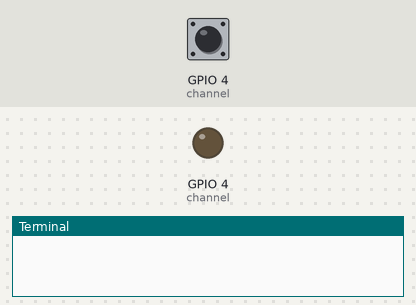
Recording of a program running on a simulated Raspberry Pi (BCM pin numbers). On the bench: output pins drawn as LEDs (lit = HIGH), the last lines printed to the terminal. Inputs (shaded band) come from the test bench; at power-on: GPIO 4 (channel) HIGH. The interpreter's speed is modelled, so counts of loop turns are approximate.

Above: at 0.1 s.
At 2.2 s:
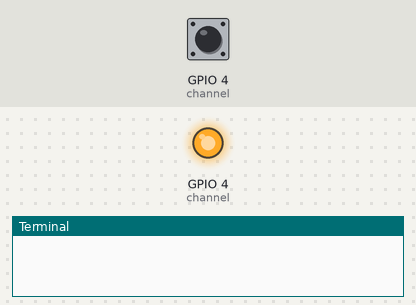
2.3 s: GPIO 4 (channel) pulsed LOW 2 times (0.12 s each, 0.3 s apart)
At 7.7 s:
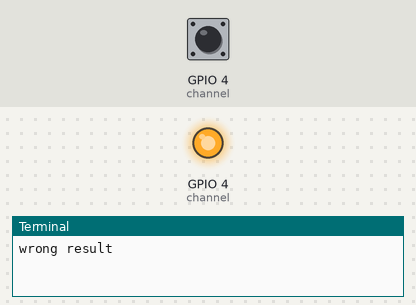
Timing chart, 0 to 9.2 s (numbered marks = the images above; inputs shaded):
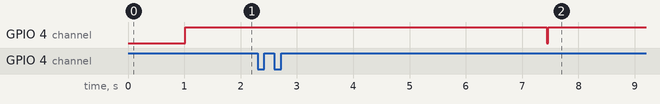

Measured:
- after the input at 2.3 s, GPIO 4 (channel): HIGH → LOW after 5.1 s, → HIGH 0.02 s later

The program:

environmentPub.py
```python
import paho.mqtt.publish as publish
import time
from time import ctime,sleep
import json

import RPi.GPIO as GPIO


#hostname='162.105.80.59'
# hostname='192.168.199.231' # hewei IP
hostname='127.0.0.1'


def pub_Temperature(t,h):

    content_json={"temperature":t,"humidity":h}
    msg=[{
        'topic':"Environment",
        'payload':json.dumps(content_json),
        'qos':0,
        'retain':False
    }]
    publish.multiple(msg,hostname=hostname)


if __name__ == "__main__":
    channel =4 #GPIO4
    GPIO.setmode(GPIO.BCM)
    time.sleep(1)

    while True :
        data = []
        j = 0
        GPIO.setup(channel, GPIO.OUT)
        GPIO.output(channel, GPIO.LOW)
        time.sleep(0.02)
        GPIO.output(channel, GPIO.HIGH)
        GPIO.setup(channel, GPIO.IN)

        while GPIO.input(channel) == GPIO.LOW:
            continue
        while GPIO.input(channel) == GPIO.HIGH:
            continue

        while j < 40:
            k = 0
            while GPIO.input(channel) == GPIO.LOW:
                continue
            while GPIO.input(channel) == GPIO.HIGH:
                k += 1
                if k > 100:
                    break
            if k < 8:
                data.append(0)
            else:
                data.append(1)

            j += 1

        # print "sensor is working."
        # print data

        humidity_bit = data[0:8]
        humidity_point_bit = data[8:16]
        temperature_bit = data[16:24]
        temperature_point_bit = data[24:32]
        check_bit = data[32:40]

        humidity = 0
        humidity_point = 0
        temperature = 0
        temperature_point = 0
        check = 0

        for i in range(8):
            humidity += humidity_bit[i] * 2 ** (7-i)
            humidity_point += humidity_point_bit[i] * 2 ** (7-i)
            temperature += temperature_bit[i] * 2 ** (7-i)
            temperature_point += temperature_point_bit[i] * 2 ** (7-i)
            check += check_bit[i] * 2 ** (7-i)

        tmp = humidity + humidity_point + temperature + temperature_point

        if check == tmp:
            print "temperature :", temperature, "*C, humidity :", humidity, "%\n"
            pub_Temperature(temperature,humidity)
        else:
            print "wrong result\n"
            # print "temperature :", temperature, "*C, humidity :", humidity, "% check :", check, ", tmp :", tmp
        time.sleep(5)
```
